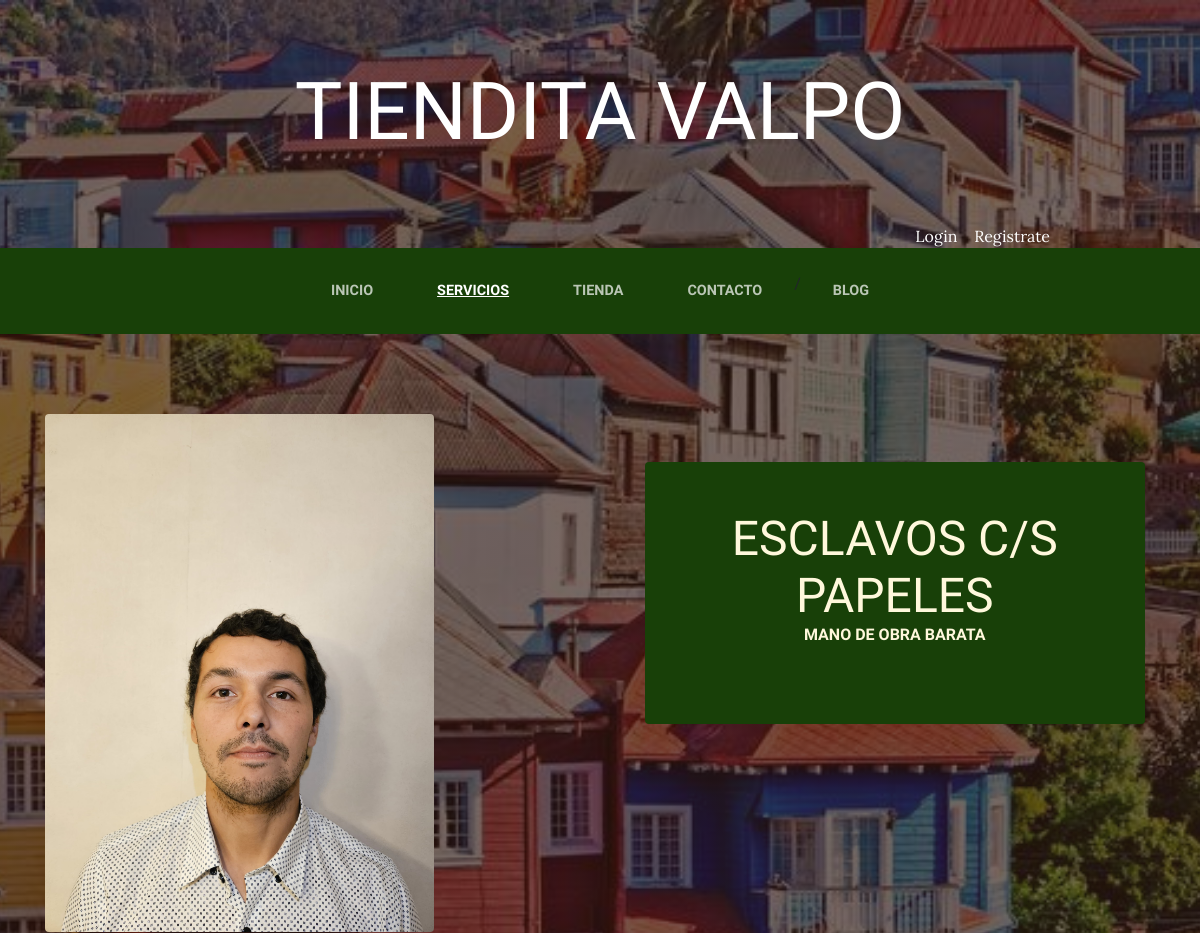
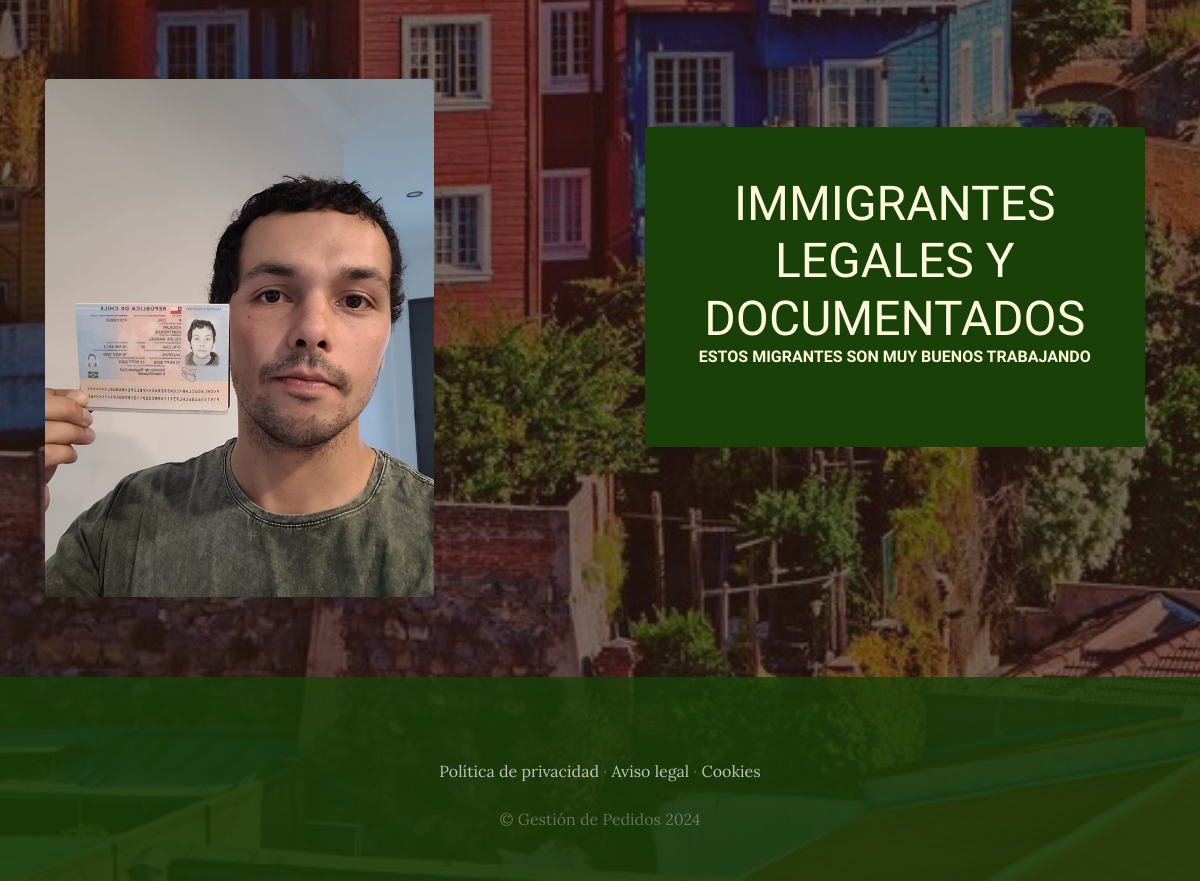
The app's page /servicios/ with its own data (2 pictures, top to bottom).
### servicios/models.py (models this page shows, shortened)
class Servicio(models.Model):
    titulo=models.CharField(max_length=50)
    contenido=models.CharField(max_length=50)
    imagen=models.ImageField(upload_to='servicio')
    created=models.DateTimeField(auto_now_add=True)
    updated=models.DateTimeField(auto_now_add=True)
    class Meta():
        verbose_name='servicio'
        verbose_name_plural='servicios'

### servicios/views.py (the view)
# urls.py: path("", views.servicio,name="Servicio"),
def servicio(request):
    servicios=Servicio.objects.all()
    return render(request,'servicios/servicios.html', {'servicios':servicios})

### carro/context_processor.py (called while the page is built)
def importe_total_carro(request):
    total=0
    if request.user.is_authenticated:
        for key,value in request.session['carro'].items():
            total=total+float(value['precio'])
    return {"importe_total_carro":total}

### servicios/templates/servicios/servicios.html
{% extends "ProyectoWebApp/base.html" %}
{% load static %}
{% block content %}
    {% for servicio in servicios %}
    <section class="page-section clearfix">
        <div class="container">
          <div class="intro">
            <img class="intro-img img-fluid mb-3 mb-lg-0 rounded" src="{{servicio.imagen.url}}" alt="" style="width: 35%;">
            <div class="intro-text left-0 text-center bg-faded p-5 rounded">
              <h2 class="section-heading mb-4" >
                <span class="section-heading-lower">{{servicio.titulo}}</span>
                <span class="section-heading-upper">{{servicio.contenido}}</span>
              </h2>
            </div>
          </div>
        </div>
      </section>
    {% endfor %}
{% endblock %}

### ProyectoWebApp/static/ProyectoWebApp/css/gestion.css (style rules this page uses)
body { font-family: 'Lora'; background: linear-gradient(rgba(47, 23, 15, 0.65), rgba(47, 23, 15, 0.65)), url("../img/Valparaiso.jpg"); background-attachment: fixed; background-position: center; background-size: cover; }
h1, h2, h3, h4, h5, h6 { font-family: 'Raleway'; }
.page-section { margin-top: 5rem; margin-bottom: 5rem; }
.section-heading { text-transform: uppercase; }
.section-heading .section-heading-upper { display: block; font-size: 1rem; font-weight: 800; padding-bottom:.5rem; }
.section-heading .section-heading-lower { display: block; font-size: 3rem; font-weight: 100; }
.bg-faded { background-color: rgba(255, 255, 255, 0.85); }
.intro { position: relative; }
@media (min-width: 992px) { .intro .intro-img { width: 75%; float: left; } }
@media (min-width: 992px) { .intro .intro-text { left: 600; width: 60%; margin-top: 3rem; background-color: rgba(24, 64, 8); color: cornsilk; position: absolute; } }
@media (min-width: 1200px) { .intro .intro-text { width: 45%; } }

### records on screen
Servicio: imagen (picture), titulo "ESCLAVOS C/S PAPELES", contenido "MANO DE OBRA BARATA"
Servicio: imagen (picture), titulo "IMMIGRANTES LEGALES Y DOCUMENTADOS", contenido "ESTOS MIGRANTES SON MUY BUENOS TRABAJANDO"
